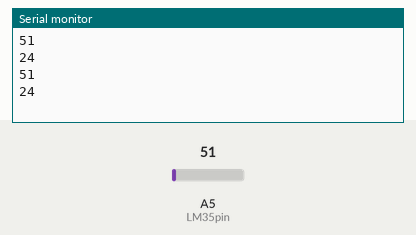
The sketch below on a simulated Arduino Uno, built with avr-gcc and run on an emulated ATmega328P. On the bench: the last lines printed to the serial monitor. The test bench sets the inputs (shaded band); at power-on: A5 (LM35pin) = 51.

Above: at 1.2 s.
1.3 s: A5 (LM35pin) set to 61
At 2.4 s:
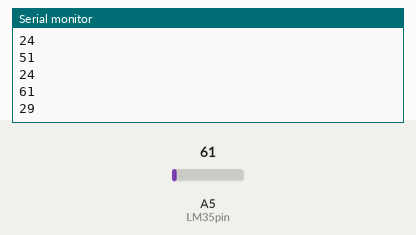
2.8 s: A5 (LM35pin) set to 71
At 3.8 s:
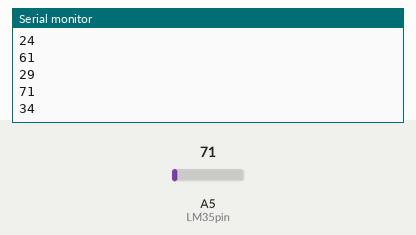
Timing chart, 0 to 5.8 s (numbered marks = the images above; inputs shaded):
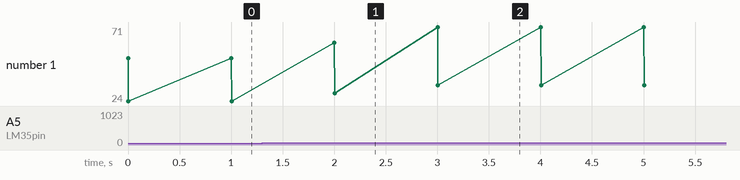

Measured:
- after the input at 1.3 s, the serial monitor: prints a new line after 0.70 s (image 1)
- after the input at 2.8 s, the serial monitor: prints a new line after 0.20 s (image 2)
- plotted number 1: 24 → 29 after the input at 1.3 s, 29 → 34 after the input at 2.8 s

The sketch:

LM35.ino
```cpp
const uint8_t LM35pin = A5;

void setup(){
  Serial.begin(9600);
}

void loop(){
  Serial.println(analogRead(LM35pin));
  Serial.println((125*analogRead(LM35pin))>>8);
  delay(1000);
}
```
